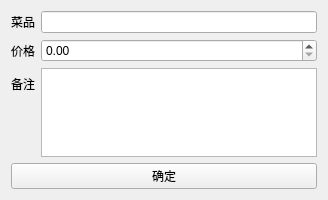
<?xml version="1.0" encoding="UTF-8"?>
<ui version="4.0">
 <class>Form</class>
 <widget class="QWidget" name="Form">
  <property name="geometry">
   <rect>
    <x>0</x>
    <y>0</y>
    <width>328</width>
    <height>200</height>
   </rect>
  </property>
  <property name="windowTitle">
   <string>修改菜品</string>
  </property>
  <layout class="QGridLayout" name="gridLayout">
   <item row="0" column="0">
    <layout class="QVBoxLayout" name="verticalLayout">
     <item>
      <layout class="QFormLayout" name="formLayout">
       <item row="0" column="0">
        <widget class="QLabel" name="label">
         <property name="text">
          <string>菜品</string>
         </property>
        </widget>
       </item>
       <item row="0" column="1">
        <widget class="QLineEdit" name="dish_name"/>
       </item>
       <item row="1" column="0">
        <widget class="QLabel" name="label_2">
         <property name="text">
          <string>价格</string>
         </property>
        </widget>
       </item>
       <item row="1" column="1">
        <widget class="QDoubleSpinBox" name="dish_price">
         <property name="maximum">
          <double>9999.000000000000000</double>
         </property>
        </widget>
       </item>
       <item row="2" column="0">
        <widget class="QLabel" name="label_3">
         <property name="text">
          <string>备注</string>
         </property>
        </widget>
       </item>
       <item row="2" column="1">
        <widget class="QTextEdit" name="dish_remark"/>
       </item>
      </layout>
     </item>
     <item>
      <widget class="QPushButton" name="modify_dish_btn">
       <property name="text">
        <string>确定</string>
       </property>
      </widget>
     </item>
    </layout>
   </item>
  </layout>
 </widget>
 <resources/>
 <connections/>
</ui>
